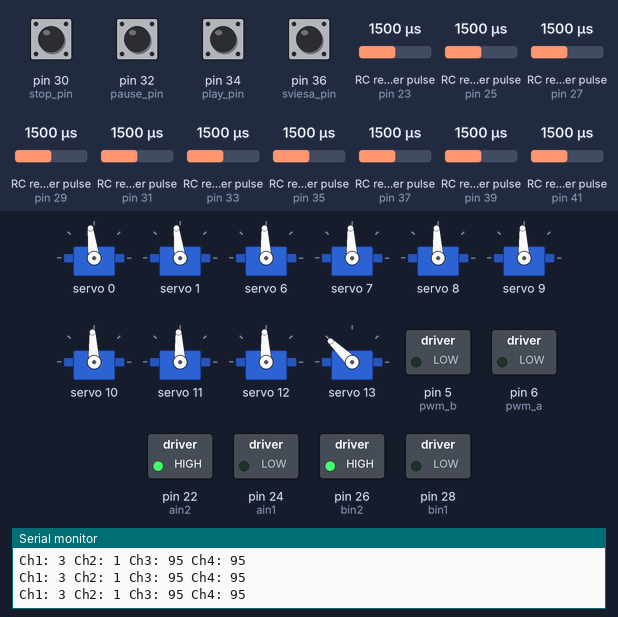
A sketch run on a simulated Arduino Mega 2560, built with avr-gcc and run on an emulated ATmega2560. On the bench: 10 × servo, switched loads named in the sketch (green lamp = pin HIGH), the last lines printed to the serial monitor. Wiring (inferred from the names in the program): 10 × RC receiver channel: data pin 23 / data pin 25 / data pin 27 / data pin 29 / data pin 31 / data pin 33 / data pin 35 / data pin 37 / data pin 39 / data pin 41. The inputs (shaded band) are chosen by the test bench; at power-on: pin 30 (stop_pin), pin 32 (pause_pin), pin 34 (play_pin), pin 36 (sviesa_pin) HIGH, RC receiver pulse (sensors on pin 27, pin 29, pin 23, pin 25, pin 35, pin 37, pin 31, pin 33, pin 39, pin 41) 1500 µs. Random numbers use the default seed unless the sketch sets one.

Above: at 2.2 s.
2.3 s: RC receiver pulse (sensor on pin 27) set to 1020 µs
At 3.7 s:
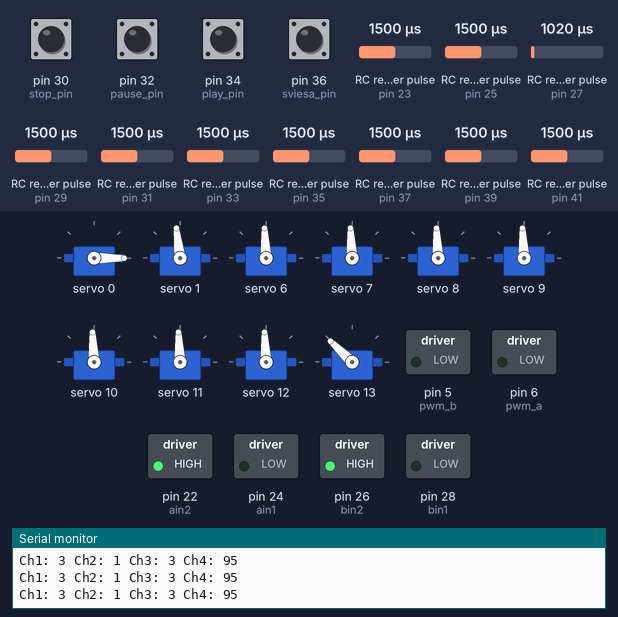
5.3 s: RC receiver pulse (sensor on pin 29) set to 1250 µs
At 7.2 s:
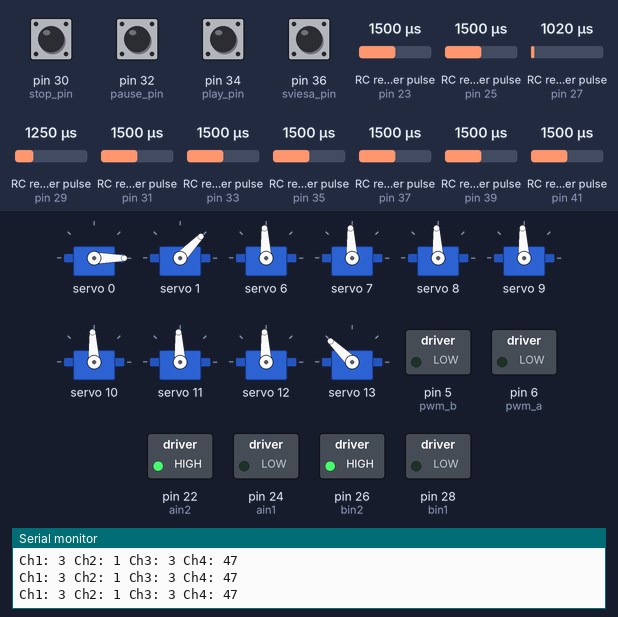
8.3 s: RC receiver pulse (sensor on pin 23) set to 1020 µs
At 9.5 s:
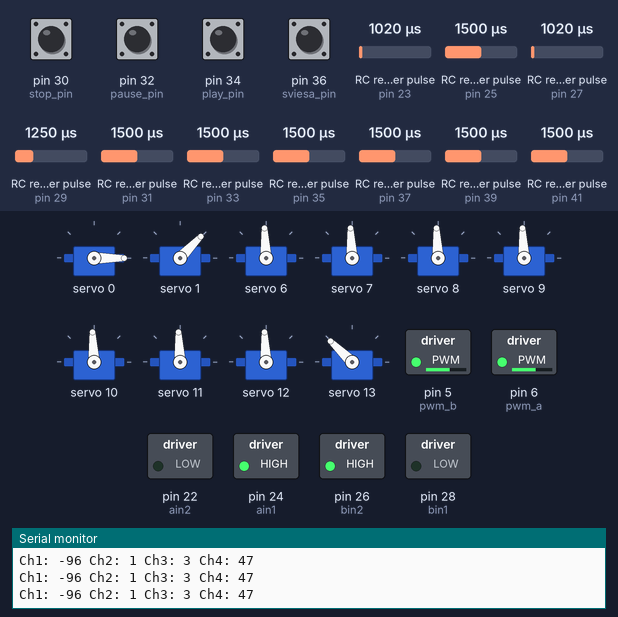
9.8 s: RC receiver pulse (sensor on pin 25) set to 1020 µs
At 10.1 s:
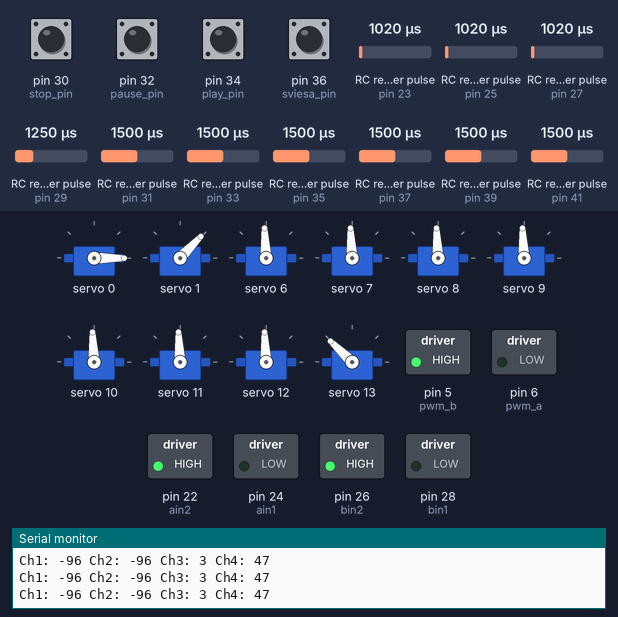
11.3 s: RC receiver pulse (sensor on pin 35) set to 1020 µs
At 12.3 s:
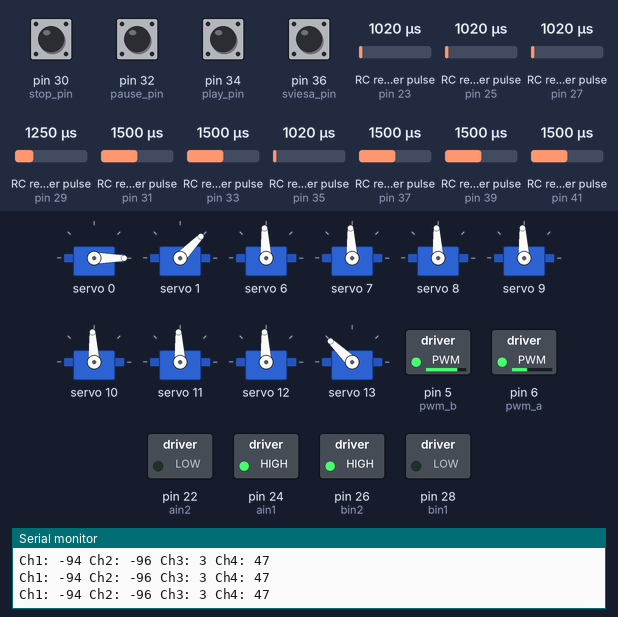
12.9 s: RC receiver pulse (sensor on pin 37) set to 1980 µs
At 13.5 s:
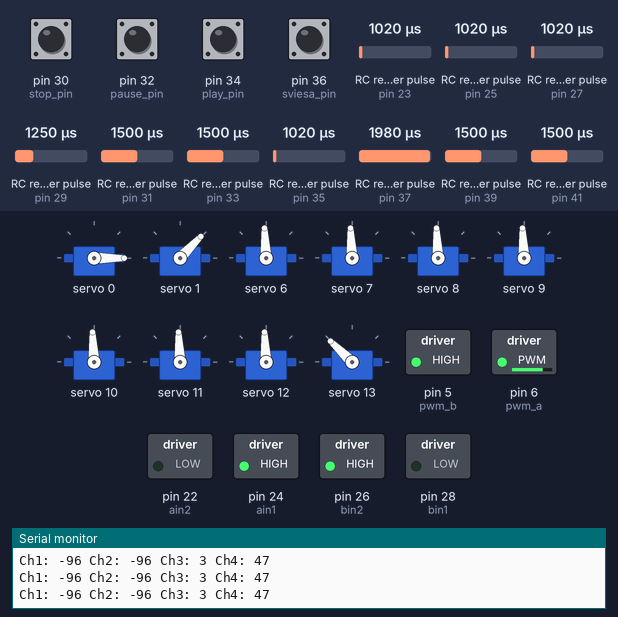
Timing chart, 0 to 15.5 s (numbered marks = the images above; inputs shaded):
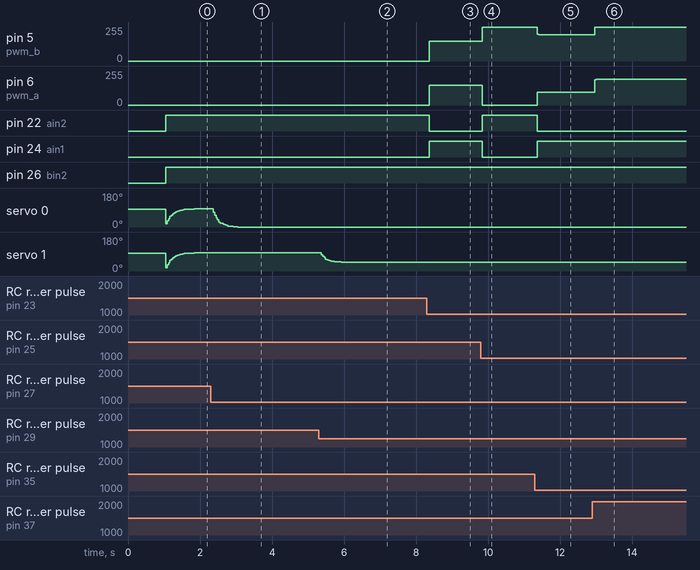

The sketch:

Walle_robotas.ino
```cpp
#include <Wire.h>
#include <Adafruit_PWMServoDriver.h>


#define MIN_PULSE_WIDTH 500
#define MAX_PULSE_WIDTH 2500
#define FREQUENCY       50

Adafruit_PWMServoDriver pwm = Adafruit_PWMServoDriver();

#define CH1 23
#define CH2 25
#define CH3 27
#define CH4 29
#define CH5 31
#define CH6 33
#define CH7 35
#define CH8 37
#define CH9 39
#define CH10 41


int ch1Value, ch2Value, ch3Value, ch4Value, ch5Value, ch6Value;
int ch7Value, ch8Value, ch9Value, ch10Value;

int ch5 = 0;
int ch6 = 0;
int ch7 = 0;
int ch8 = 0;
int ch9 = 0;
int ch10 = 0;

// Servo kanalai
int kaklas_v = 0;
int kaklas_s = 1;
int antakis_L = 2;
int antakis_D = 3;

int akis_L = 5;
int akis_D = 4;

int riesa_D = 6;
int ranka_D = 7;
int pirstas_D = 8;

int riesa_L = 9;
int ranka_L = 10;
int pirstas_L = 11;

int rankaL = 12;
int rankaD = 13;

/////////////////////////////////////
int pwm_a = 6;
int ain2  = 22;
int ain1  = 24;

int pwm_b = 5;
int bin2  = 26;
int bin1  = 28;

int stop_pin = 30;
int play_pin = 34;
int pause_pin = 32;
int sviesa_pin = 36;

long desiredTarget = 0;

int greitis = 0;


 float switch1Smoothed;
 float switch1Prev;

 float switch2Smoothed;
 float switch2Prev;

int apsisukimo_greitis = 150; // max 255 KELTI CIA DOMAI

static int lastCh3Target = 0;


static long lastTarget = 0;
void setup() {


    pwm.begin();
   pwm.setPWMFreq(FREQUENCY);

    pinMode(pwm_a,OUTPUT);
    pinMode(ain2,OUTPUT);
    pinMode(ain1,OUTPUT);

    pinMode(pwm_b,OUTPUT);
    pinMode(bin2,OUTPUT);
    pinMode(bin1,OUTPUT);

  pinMode(CH1, INPUT);
  pinMode(CH2, INPUT);
  pinMode(CH3, INPUT);
  pinMode(CH4, INPUT);
  pinMode(CH5, INPUT);
  pinMode(CH6, INPUT);
  pinMode(CH7, INPUT);
  pinMode(CH8, INPUT);
  pinMode(CH9, INPUT);
  pinMode(CH10, INPUT);

  pinMode(stop_pin, INPUT_PULLUP);
  pinMode(play_pin, INPUT_PULLUP);
  pinMode(pause_pin, INPUT_PULLUP);
  pinMode(sviesa_pin, INPUT_PULLUP);

  Serial.begin(9600);
  Serial3.begin(9600);


  moveMotor(kaklas_v,  90);
  moveMotor(kaklas_s,  90);

  //moveMotor(akis_L,  90);
  //moveMotor(akis_D,  90);

  moveMotor(riesa_D, 90 );
  moveMotor(ranka_D,  90);
  moveMotor(pirstas_D,  90);
  moveMotor(riesa_L,  90);
  moveMotor(ranka_L,  90);
  moveMotor(pirstas_L,  90);

  moveMotor(rankaL,  90);
  moveMotor(rankaD,  130);
  delay(1000);

 /* moveMotor(rankaL,  180);
  moveMotor(rankaD,  180);
  delay(4000);
  moveMotor(rankaL,  0);
  moveMotor(rankaD,  0);
  delay(4000);*/

}

// Funkcija, kuri priima laipsnius ir konvertuoja į PWM signalą
void moveMotor(int motorOut, int degrees) {
  degrees = constrain(degrees, 0, 180);  // užtikrinam, kad nepatektų blogų reikšmių

  int pulse_wide = map(degrees, 0, 180, MIN_PULSE_WIDTH, MAX_PULSE_WIDTH);
  int pulse_width = int(float(pulse_wide) / 1000000 * FREQUENCY * 4096);

  pwm.setPWM(motorOut, 0, pulse_width);


}

void loop() {

  int stop_m = digitalRead(stop_pin);
  int play_m = digitalRead(play_pin);
  int pause_m = digitalRead(pause_pin);
  int sviesa_m = digitalRead(sviesa_pin);


  ch1Value = readChannel(CH1, -100, 107, 0);
  ch2Value = readChannel(CH2, -100, 103, 0);
  ch3Value = readChannel(CH3, 0, 190, 0);
  //ch3Value = readChannel(CH3, -3000, 3000, 0);   // Stepper valdymas
  ch4Value = readChannel(CH4, 0, 190, 90);

  //ch4Value = readChannel(CH4, 30, 110, 90);   // akis L
   //ch4Value = readChannel(CH4, 40, 110, 90);   // akis D

  ch5Value = readChannel(CH5, 0, 110, 0);

 ch6Value = readChannel(CH6, 0, 100, 0);
 ch7Value = readChannel(CH7, 50, 260, 50); // Potenciometrai
 ch8Value = readChannel(CH8, 50, 260, 50); //Potenciometrai
 ch9Value = readChannel(CH9, 0, 100, 0);
 ch10Value = readChannel(CH10, 0, 100, 0);


  switch1Smoothed = (ch3Value * 0.2) + (switch1Prev * 0.8);
  switch1Prev = switch1Smoothed;

  switch2Smoothed = (ch4Value * 0.2) + (switch2Prev * 0.8);
  switch2Prev = switch2Smoothed;

  if( ch5Value >50){
  moveMotor(kaklas_v,  switch1Smoothed);
  moveMotor(kaklas_s,  switch2Smoothed);

    if(ch6Value > 50){ moveMotor(rankaD,  190); }  // Antakiu kilnojimo animacija
    else {
     moveMotor(rankaD,  130);
    }


  //if(ch1Value <= 20 && ch1Value >= -20 ){
   if(ch2Value <= 5 && ch2Value >= -5 ){

      if(ch1Value <= 5 && ch1Value >= -5 ) { greitis =0;    motor(0, 0);  }
          else{
            apsisukimo_greitis  = map(ch1Value,-100,100,-ch8Value,ch8Value);
            motor(-apsisukimo_greitis,apsisukimo_greitis);
          }

    }
    else{
      apsisukimo_greitis  = map(ch1Value,-100,100,-ch8Value,ch8Value);
      greitis = map(ch2Value,-100,100,-ch7Value,ch7Value);
      motor(greitis-apsisukimo_greitis, greitis+apsisukimo_greitis);
    }
  }else{
    motor(0,0);
  }


  Serial.print("Ch1: ");
  Serial.print(ch1Value);
  Serial.print(" Ch2: ");
  Serial.print(ch2Value);
  Serial.print(" Ch3: ");
  Serial.print(ch3Value);
  Serial.print(" Ch4: ");
  Serial.println(ch4Value);


}

void motor(int left, int right){
  right = constrain(right, -255, 255);
  left  = constrain(left, -255, 255);

 left = left * (-1);
 right =  right * (-1);

  if(right>=0){
    analogWrite(pwm_b, right);
    digitalWrite(bin2,HIGH);
    digitalWrite(bin1,LOW);
  }
  else{
    analogWrite(pwm_b, right*(-1));
    digitalWrite(bin1,HIGH);
    digitalWrite(bin2,LOW);
  }
 if(left>=0){
    analogWrite(pwm_a, left);
    digitalWrite(ain2,HIGH);
    digitalWrite(ain1,LOW);
  }
  else{
    analogWrite(pwm_a, left*(-1));
    digitalWrite(ain1,HIGH);
    digitalWrite(ain2,LOW);
  }
}
```

animacijos.ino
```cpp
int animacija1_state = 0;
unsigned long animacija1_lastChange = 0;
bool animacija1_running = false;

int kaklas_s_target = 90;   // horizontalus servo (sukimasis)
int kaklas_v_target = 90;   // vertikalus servo (linkčiojimas)

float kaklas_s_pos = 90;    // dabartinė servo pozicija (plaukiojanti)
float kaklas_v_pos = 90;

unsigned long galva_lastChange = 0;
unsigned long galva_nextDelay = 2000;

bool galva_anim_running = false;


void startAnimacija1() {  //Antakiu kilnojimosi animacijos startas
  animacija1_state = 0;
  animacija1_lastChange = millis();
  animacija1_running = true;
}

void updateAnimacija1() {   /// Antakiu kilnojimo animacija
  if (!animacija1_running) return;

  unsigned long now = millis();

  switch (animacija1_state) {
    case 0:
      moveMotor(antakis_D, 60);
      moveMotor(antakis_L, 150);
      animacija1_lastChange = now;
      animacija1_state = 1;
      break;

    case 1:
      if (now - animacija1_lastChange >= 3000) {
        moveMotor(antakis_D, 30);
        moveMotor(antakis_L, 120);
        animacija1_lastChange = now;
        animacija1_state = 2;
      }
      break;

    case 2:
      if (now - animacija1_lastChange >= 3000) {
        moveMotor(antakis_L, 180);
        moveMotor(antakis_D, 0);
        animacija1_lastChange = now;
        animacija1_state = 3;
      }
      break;

    case 3:
      if (now - animacija1_lastChange >= 3000) {
        animacija1_running = false; // animacija baigta
      }
      break;
  }
}

void startGalvaAnimacija() {
  kaklas_s_target = 90;
  kaklas_v_target = 90;
  kaklas_s_pos = 90;
  kaklas_v_pos = 90;
  moveMotor(kaklas_s, 90);
  moveMotor(kaklas_v, 90);
  galva_lastChange = millis();
  galva_nextDelay = 2000;
  galva_anim_running = true;
}

int randomInRange(int minVal, int maxVal) {
  return minVal + random(maxVal - minVal + 1);
}

void updateGalvaAnimacija() {
  if (!galva_anim_running) return;

  unsigned long now = millis();

  // Kas kartą švelniai judam link tikslo
  float smoothSpeed = 0.1; // Kuo mažesnis - tuo lėčiau, natūraliau

  kaklas_s_pos += (kaklas_s_target - kaklas_s_pos) * smoothSpeed;
  kaklas_v_pos += (kaklas_v_target - kaklas_v_pos) * smoothSpeed;

  moveMotor(kaklas_s, (int)kaklas_s_pos);
  moveMotor(kaklas_v, (int)kaklas_v_pos);

  // Tikrinam ar laikas sugalvoti naują judesį
  if (now - galva_lastChange >= galva_nextDelay) {
    galva_lastChange = now;

    // Naujas tikslinis horizontalus kampas - atsitiktinai žvalgosi ~60-120
    kaklas_s_target = randomInRange(45, 135);

    // Naujas tikslinis vertikalus kampas - švelnus linkčiojimas ~75-105
    kaklas_v_target = randomInRange(75, 105);

    // Kita pauzė - atsitiktinė, tarsi "pagalvotų"
    galva_nextDelay = randomInRange(1000, 4000);
  }
}
```

papildomos.ino
```cpp
int readChannel(int channelInput, int minLimit, int maxLimit, int defaultValue){
  int ch = pulseIn(channelInput, HIGH, 30000);
  if (ch < 100) return defaultValue;
  return map(ch, 1000, 2000, minLimit, maxLimit);
}


bool readSwitch(byte channelInput, bool defaultValue){
  int intDefaultValue = (defaultValue)? 100: 0;
  int ch = readChannel(channelInput, 0, 100, intDefaultValue);
  return (ch > 50);
}
```

Measured:
- after the input at 2.3 s, servo 0: moves from 97° to 0° over 0.68 s, starting after 0.06 s
- after the input at 5.3 s, servo 1: moves from 97° to 46° over 0.68 s, starting after 0.07 s
- after the input at 8.3 s, pin 5 (pwm_b), pin 6 (pwm_a): 0/255 → 149/255 after 0.07 s; pin 22 (ain2): HIGH → LOW after 0.07 s; pin 24 (ain1): LOW → HIGH after 0.07 s
- after the input at 9.8 s, pin 5 (pwm_b): 149/255 → 255/255 after 0.05 s; pin 6 (pwm_a): 149/255 → 0/255 after 0.05 s; pin 22 (ain2): LOW → HIGH after 0.05 s; pin 24 (ain1): HIGH → LOW after 0.05 s
- after the input at 11.3 s, pin 5 (pwm_b): 255/255 → 198/255 after 0.07 s; pin 6 (pwm_a): 0/255 → 94/255 after 0.07 s; pin 22 (ain2): HIGH → LOW after 0.07 s; pin 24 (ain1): LOW → HIGH after 0.07 s
- after the input at 12.9 s, pin 5 (pwm_b): 198/255 → 255/255 after 0.07 s; pin 6 (pwm_a): 94/255 → 194/255 after 0.07 s
